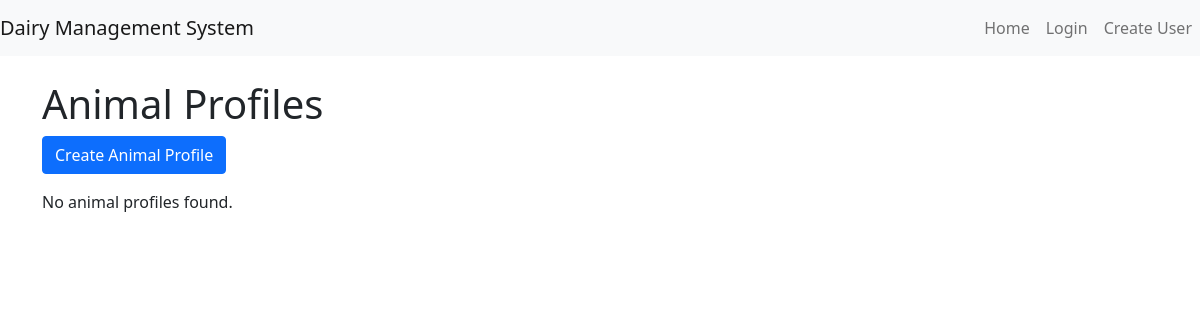
The app's page /data-management/animalprofile/, older data.
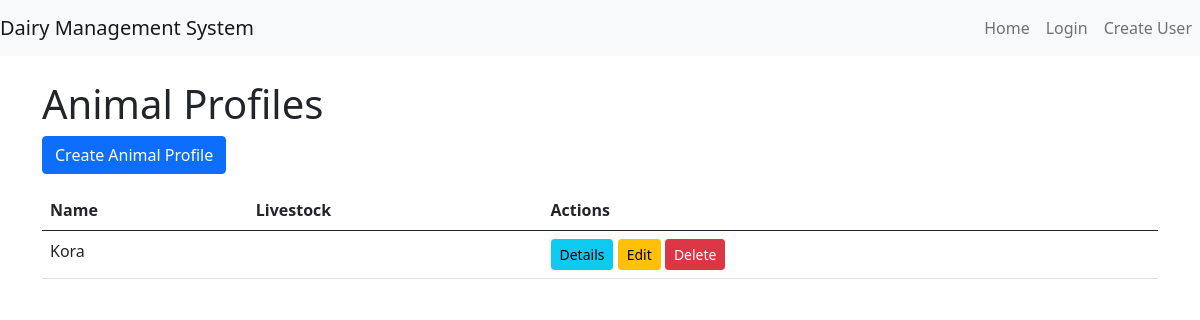
The same page, newer data.
### data_management/models.py (models this page shows, shortened)
class AnimalProfile(models.Model):
    livestock_type = models.ForeignKey(LiveStockType, on_delete=models.CASCADE)  # Link to LiveStockType model
    weight = models.FloatField()
    date_weighted = models.DateField(default=timezone.now)
    remarks = models.TextField(null=True, blank=True)
    date_of_birth = models.DateField(default=timezone.now)
    tag = models.CharField(max_length=20, unique=True, blank=True, null=True)
    name = models.CharField(max_length=100,default="")
    photo = models.ImageField(upload_to='animal_photos/', null=True, blank=True)
    uploaded_document = models.FileField(upload_to='animal_docs/', null=True, blank=True)

### data_management/views.py (the view)
# urls.py: path('animalprofile/', views.animalprofile_list, name='animalprofile_list'),
def animalprofile_list(request, livestock_pk=None):
    if livestock_pk:
        try:
            livestock = LiveStock.objects.get(pk=livestock_pk)
            animalprofiles = AnimalProfile.objects.filter(livestock=livestock) #Correct way to filter
        except LiveStock.DoesNotExist:
            animalprofiles = AnimalProfile.objects.none() # Return empty queryset
            messages.error(request, "Livestock not found.")
    else:
        animalprofiles = AnimalProfile.objects.all()
    return render(request, 'livestock/animalprofile_list.html', {'animalprofiles': animalprofiles})

### data_management/templates/livestock/animalprofile_list.html (shortened to what this page needs)
{% extends 'users_management/base.html' %}
{% block content %}
    <h1>Animal Profiles</h1>
    <a href="{% url 'data_management:animalprofile_create' %}" class="btn btn-primary mb-3">Create Animal Profile</a>
    {% if animalprofiles %}
        <table class="table">
            <thead>
                <tr>
                    <th>Name</th>
                    <th>Livestock</th>
                    <th>Actions</th>
                </tr>
            </thead>
            <tbody>
                {% for profile in animalprofiles %}
                    <tr>
                        <td>{{ profile.name }}</td>
                        <td>{{ profile.livestock }}</td>
                        <td>
                            <a href="{% url 'data_management:animalprofile_detail' profile.pk %}" class="btn btn-sm btn-info">Details</a>
                            <a href="{% url 'data_management:animalprofile_update' profile.pk %}" class="btn btn-sm btn-warning">Edit</a>
                            <a href="{% url 'data_management:animalprofile_delete' profile.pk %}" class="btn btn-sm btn-danger">Delete</a>
                        </td>
                    </tr>
                {% endfor %}
            </tbody>
        </table>
    {% else %}
        <p>No animal profiles found.</p>
    {% endif %}
{% endblock %}

### user_management/templates/users_management/base.html (shortened to what this page needs)
<!DOCTYPE html>
<html lang="en">
<head>
    <link href="https://cdn.jsdelivr.net/npm/bootstrap@5.0.2/dist/css/bootstrap.min.css" rel="stylesheet">
</head>
<body>
    <nav class="navbar navbar-expand-lg navbar-light bg-light">
        <a class="navbar-brand" href="{% url 'user_management:home' %}">Dairy Management System</a>
        <div class="collapse navbar-collapse">
            <ul class="navbar-nav ms-auto">
                {% if user.is_authenticated %}
                <li class="nav-item dropdown">
                    <a class="nav-link dropdown-toggle" href="#" id="navbarDropdown" role="button" data-bs-toggle="dropdown" aria-expanded="false">
                        <img src="" alt="Profile icon" width="25" height="25">
                    </a>
                    <ul class="dropdown-menu dropdown-menu-end" aria-labelledby="navbarDropdown">
                        <li><a class="dropdown-item" href="{% url 'user_management:profile' %}">Profile</a></li>
                        <li><a class="dropdown-item" href="{% url 'user_management:logout' %}">Logout</a></li>
                    </ul>
                </li>
                {% else %}
                <li class="nav-item"><a class="nav-link" href="{% url 'user_management:home' %}">Home</a></li>
                <li class="nav-item"><a class="nav-link" href="{% url 'user_management:login' %}">Login</a></li>
                <li class="nav-item"><a class="nav-link" href="{% url 'user_management:create_user' %}">Create User</a></li>
                {% endif %}
            </ul>
        </div>
    </nav>
    <div class="container mt-4">
        {% block content %}{% endblock %}
    </div>
</body>
</html>

Row changes from the older to the newer data that the page shows:
added AnimalProfile: name "Kora"
Text that changed along with them:
text no longer shown: "No animal profiles found."
text now shown: "Name Livestock Actions"
